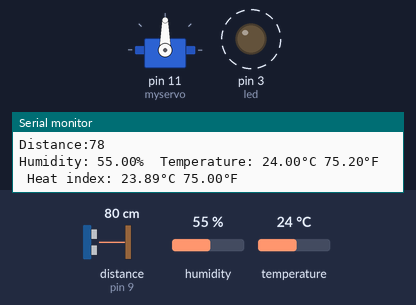
Bench run of a sketch on a simulated Arduino Uno, built with avr-gcc and run on an emulated ATmega328P. Parts: servo, output pins drawn as LEDs (lit = HIGH), the last lines printed to the serial monitor. Wiring (inferred from the names in the program): ultrasonic range finder: trigger pin 10; echo pin 9. Dashed ring = blinking. The inputs (shaded band) are chosen by the test bench; at power-on: humidity 55 %, distance to the obstacle (sensor on pin 9) 80 cm, temperature 24 °C. The echo pulse lasts 58.3 µs per cm; pins used as bus, display or sensor lines are not drawn.

Above: at 5.1 s.
5.2 s: humidity set to 66 %
8.7 s: humidity set to 70 %
At 9.5 s:
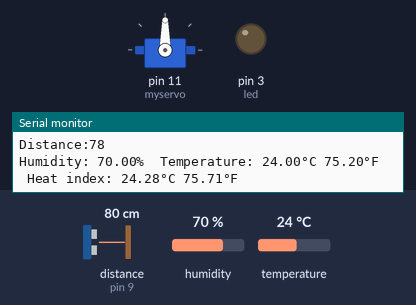
12.1 s: humidity set to 22 %
At 13.28 s:
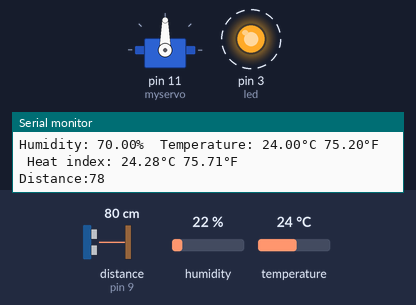
19.1 s: humidity set to 68 %
At 20.0 s:
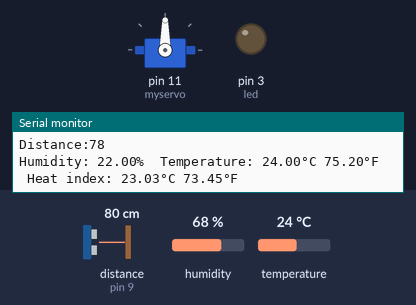
Timing chart, 0 to 22.1 s (numbered marks = the images above; inputs shaded):
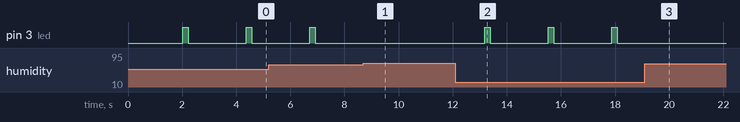

The sketch:

metrofarms.ino
```cpp
#include "DHT.h"

#define DHTPIN 6
#define DHTTYPE DHT11   // DHT 11

DHT dht(DHTPIN, DHTTYPE);
#define led 3
const int trigPin=10;
const int echoPin=9;
#define ledgrowth 10
long duration;
int distance;
#include <Servo.h>

Servo myservo;
int pos=0;
void setup() {
  Serial.begin(9600);
  Serial.println(F("DHTxx test!"));
  pinMode(led,OUTPUT);
  pinMode(trigPin,OUTPUT);
  pinMode(echoPin,INPUT);
  dht.begin();
  myservo.attach(11);
}

void loop() {

  delay(2000);


  float h = dht.readHumidity();

  float t = dht.readTemperature();

  float f = dht.readTemperature(true);


  if (isnan(h) || isnan(t) || isnan(f)) {
    Serial.println(F("Failed to read from DHT sensor!"));
    return;
  }


  float hif = dht.computeHeatIndex(f, h);

  float hic = dht.computeHeatIndex(t, h, false);
  digitalWrite(trigPin,LOW);
  delayMicroseconds(2);
  digitalWrite(trigPin,HIGH);
  delayMicroseconds(10);
  digitalWrite(trigPin,LOW);

  duration=pulseIn(echoPin,HIGH);
  distance=duration*0.017;

  Serial.print("Distance:");
  Serial.println(distance);
  if((h>=68.0&&h<=72.0)&&(t>=22.0&&t<=30.0)) //optimum condition
  {
    digitalWrite(led,LOW);

  }
  else
  {

    digitalWrite(led,HIGH);
    delay(200);
    digitalWrite(led,LOW);
    delay(100);
  }


  Serial.print(F("Humidity: "));
  Serial.print(h);
  Serial.print(F("%  Temperature: "));
  Serial.print(t);
  Serial.print(F("°C "));
  Serial.print(f);
  Serial.print(F("°F  Heat index: "));
  Serial.print(hic);
  Serial.print(F("°C "));
  Serial.print(hif);
  Serial.println(F("°F"));
}
```

Measured:
- the behaviour switches between 67 and 68 % on humidity (found by bisection; images 0 and 1)
- after the input at 8.7 s, pin 3 (led): stops changing and stays LOW
- after the input at 12.1 s, pin 3 (led): alternates HIGH for 0.20 s and LOW for 2.1 s, starting after 1.1 s
- after the input at 19.1 s, pin 3 (led): stops changing and stays LOW
- by itself, pin 3 (led): alternates HIGH for 0.20 s and LOW for 2.1 s
